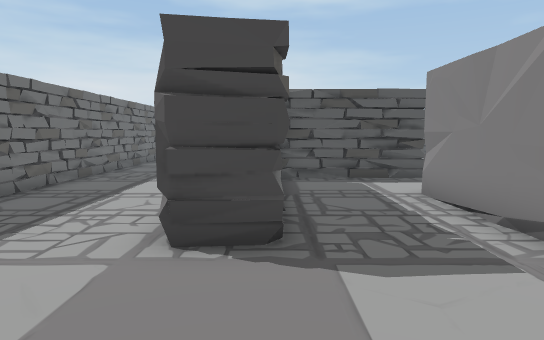
[1] (above)

19 first-person views from a walk through a 3-D level made in the Unity game engine. The camera is 1.3 m above the floor, tilts 6° down and sees 75° across. The floor is counted in squares, 1 m on a side. Each view is taken from the middle of a square. On the plan, view 1 faces up. The plan holds only what a view shows up to about 15 squares ahead; the rest is blank. The place goes on beyond the plan. Some animated figures are left out.

[2]
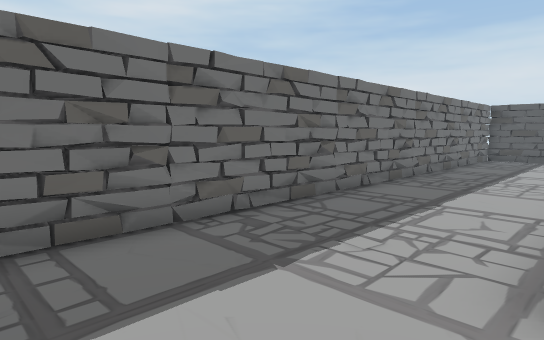

[3]
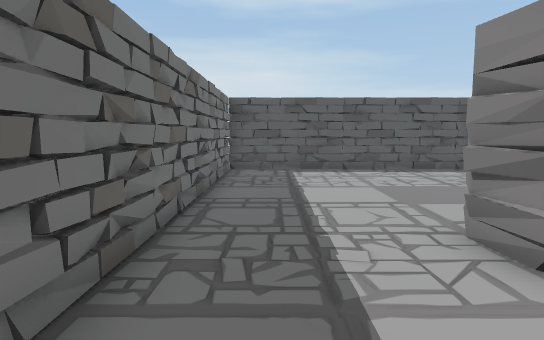

[4]
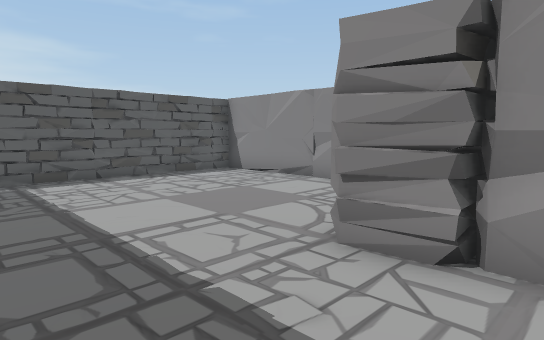

[5]
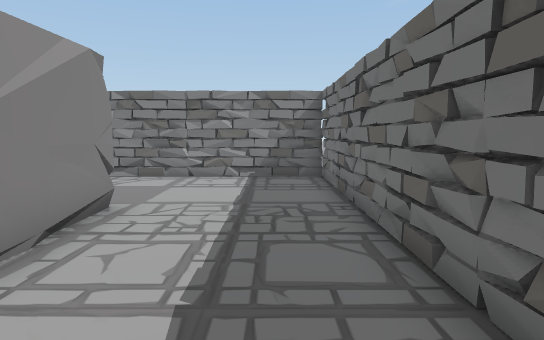

[6]
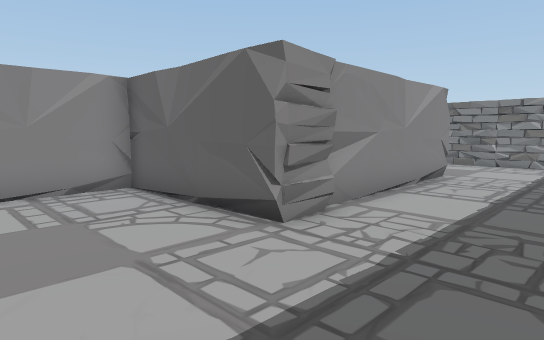

[7]
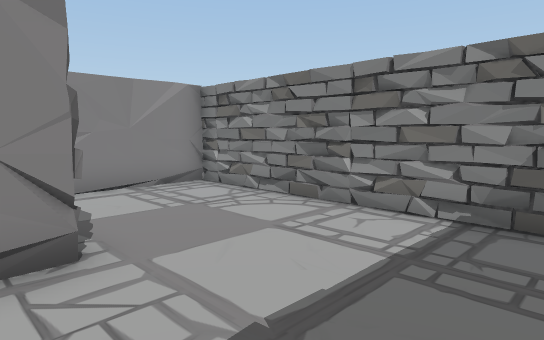

[8]
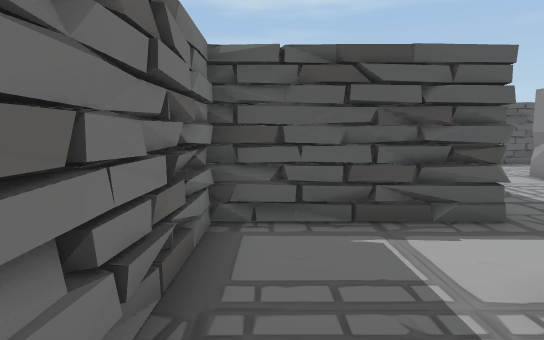

[9]
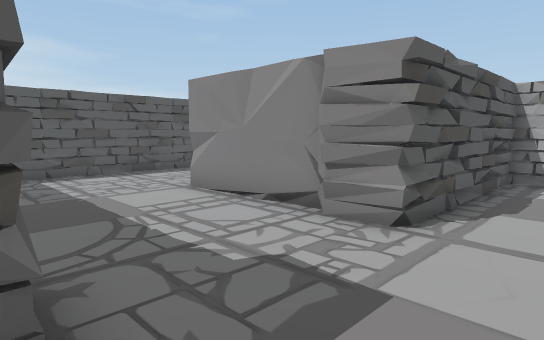

[10]
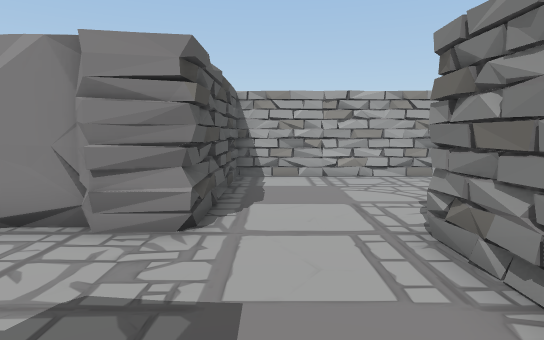

[11]
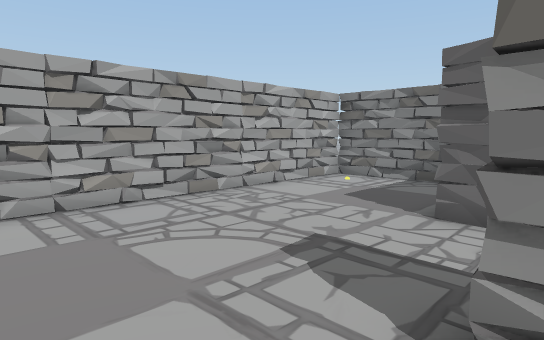

[12]
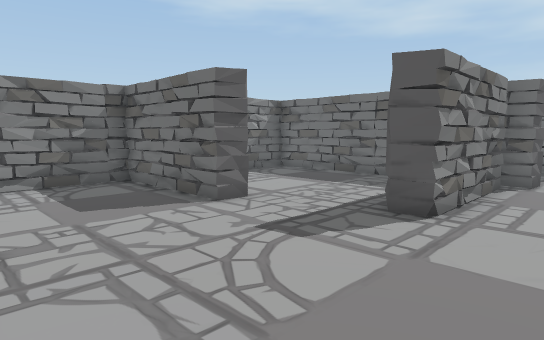

[13]
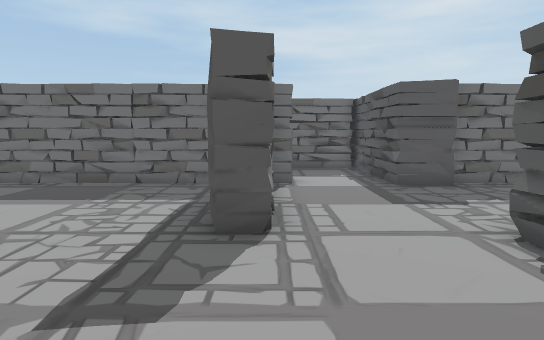

[14]
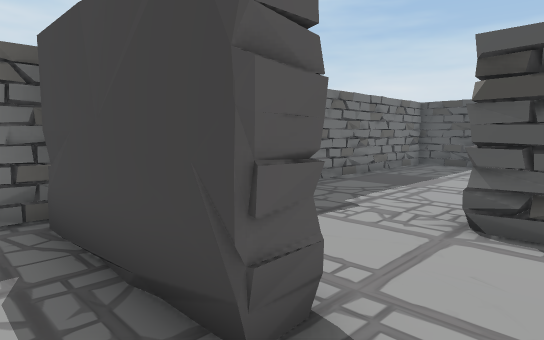

[15]
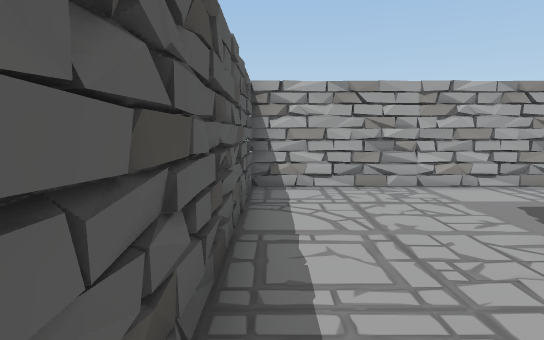

[16]
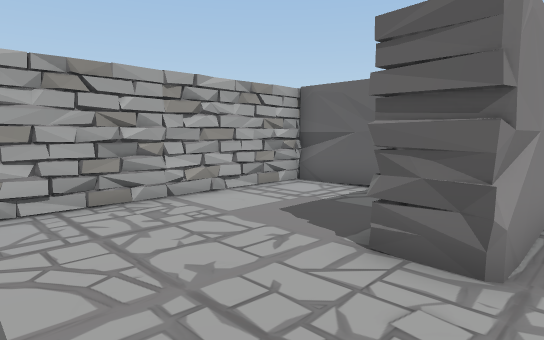

[17]
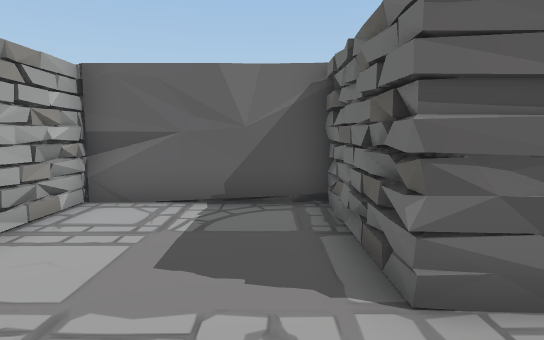

[18]
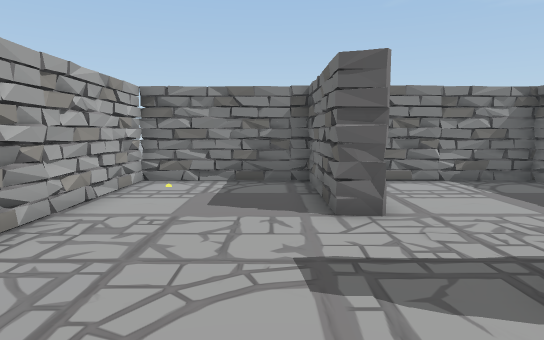

[19]
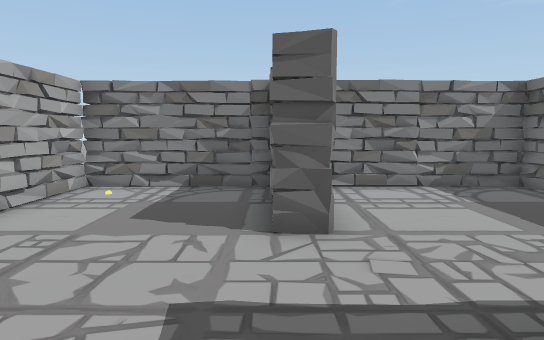

### Floor plan
Key: @ floor where view 1 was taken; # wall or solid block; . floor.
Columns run from 6 left of view 1 to 15 right of it. Each row starts with its distance up from view 1.
 20 ######################
 19 #........##..........#
 18 #........##..........#
 17 #........##..........#
 16 #........##..........#
 15 #........##....##....#
 14 #........##....##....#
 13 #........##....##....#
 12 #........##....##....#
 11 #....######....#######
 10 #....######....#######
  9 #....##..............#
  8 #....##..............#
  7 #....##..######......#
  6 #....##..######......#
  5 #....##..##..........#
  4 #....##..##..........#
  3 #........##....##....#
  2 #........##.... #....#
  1 #........##.... #....#
  0 #.....@..##.... #....#
 -1 ######################

Positions as (right, up) in squares from view 1, and headings:
1: (0, 0), facing up
2: (-1, 1), facing up-left
3: (-4, 7), facing up
4: (-5, 9), facing up-right
5: (-4, 10), facing down
6: (-5, 15), facing down-right
7: (-5, 5), facing down-right
8: (1, 5), facing up
9: (4, 8), facing up-right
10: (4, 9), facing right
11: (8, 9), facing down-right
12: (14, 9), facing down-left
13: (13, 7), facing left
14: (10, 5), facing up-left
15: (6, 19), facing right
16: (8, 19), facing down-right
17: (11, 18), facing down
18: (11, 9), facing down
19: (10, 8), facing down
